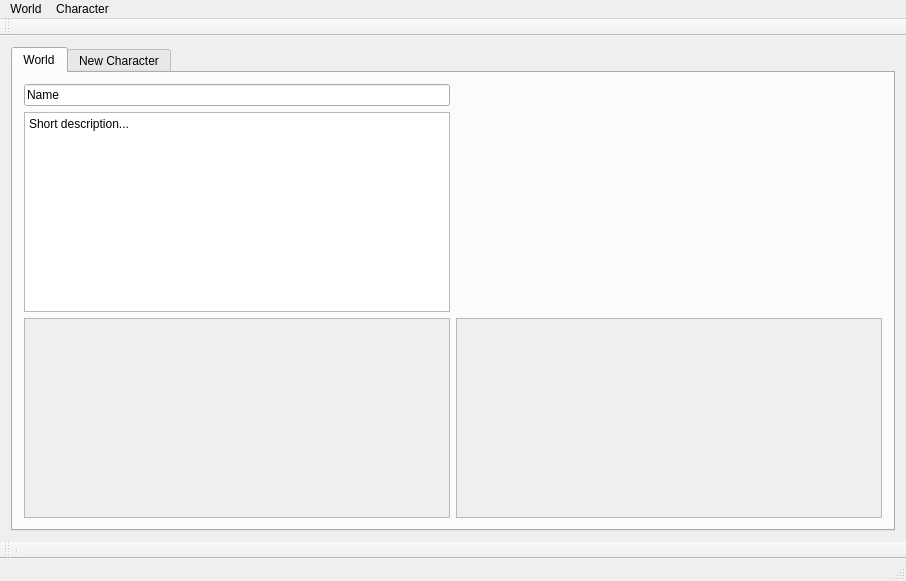
<?xml version="1.0" encoding="UTF-8"?>
<ui version="4.0">
 <class>MainWindow</class>
 <widget class="QMainWindow" name="MainWindow">
  <property name="geometry">
   <rect>
    <x>0</x>
    <y>0</y>
    <width>906</width>
    <height>581</height>
   </rect>
  </property>
  <property name="windowTitle">
   <string>MainWindow</string>
  </property>
  <widget class="QWidget" name="centralWidget">
   <layout class="QGridLayout" name="gridLayout">
    <item row="0" column="0">
     <widget class="QTabWidget" name="charactersTab">
      <property name="currentIndex">
       <number>0</number>
      </property>
      <widget class="QWidget" name="World">
       <attribute name="title">
        <string>World</string>
       </attribute>
       <layout class="QGridLayout" name="gridLayout_2">
        <item row="2" column="2">
         <widget class="QScrollArea" name="NPCO">
          <property name="widgetResizable">
           <bool>true</bool>
          </property>
          <widget class="QWidget" name="NPCOC">
           <property name="geometry">
            <rect>
             <x>0</x>
             <y>0</y>
             <width>428</width>
             <height>197</height>
            </rect>
           </property>
           <property name="sizePolicy">
            <sizepolicy hsizetype="Expanding" vsizetype="Expanding">
             <horstretch>0</horstretch>
             <verstretch>0</verstretch>
            </sizepolicy>
           </property>
          </widget>
         </widget>
        </item>
        <item row="1" column="1">
         <widget class="QPlainTextEdit" name="plainTextEdit">
          <property name="plainText">
           <string>Short description...</string>
          </property>
         </widget>
        </item>
        <item row="0" column="1">
         <widget class="QLineEdit" name="lineEdit">
          <property name="text">
           <string>Name</string>
          </property>
         </widget>
        </item>
        <item row="2" column="1">
         <widget class="QScrollArea" name="PCO">
          <property name="widgetResizable">
           <bool>true</bool>
          </property>
          <widget class="QWidget" name="PCOC">
           <property name="geometry">
            <rect>
             <x>0</x>
             <y>0</y>
             <width>428</width>
             <height>197</height>
            </rect>
           </property>
           <property name="sizePolicy">
            <sizepolicy hsizetype="Expanding" vsizetype="Expanding">
             <horstretch>0</horstretch>
             <verstretch>0</verstretch>
            </sizepolicy>
           </property>
          </widget>
         </widget>
        </item>
       </layout>
      </widget>
      <widget class="QWidget" name="Char1">
       <attribute name="title">
        <string>New Character</string>
       </attribute>
      </widget>
     </widget>
    </item>
   </layout>
  </widget>
  <widget class="QMenuBar" name="menuBar">
   <property name="geometry">
    <rect>
     <x>0</x>
     <y>0</y>
     <width>906</width>
     <height>25</height>
    </rect>
   </property>
   <widget class="QMenu" name="menuFile">
    <property name="title">
     <string>World</string>
    </property>
    <addaction name="actionNew_World"/>
    <addaction name="actionSave_World_As"/>
    <addaction name="actionLoad_World"/>
   </widget>
   <widget class="QMenu" name="menuCharacter">
    <property name="title">
     <string>Character</string>
    </property>
    <addaction name="actionSave"/>
    <addaction name="actionSave_as"/>
    <addaction name="actionLoad"/>
   </widget>
   <addaction name="menuFile"/>
   <addaction name="menuCharacter"/>
  </widget>
  <widget class="QToolBar" name="mainToolBar">
   <attribute name="toolBarArea">
    <enum>BottomToolBarArea</enum>
   </attribute>
   <attribute name="toolBarBreak">
    <bool>false</bool>
   </attribute>
   <addaction name="separator"/>
  </widget>
  <widget class="QToolBar" name="toolBar">
   <property name="windowTitle">
    <string>toolBar</string>
   </property>
   <attribute name="toolBarArea">
    <enum>TopToolBarArea</enum>
   </attribute>
   <attribute name="toolBarBreak">
    <bool>false</bool>
   </attribute>
  </widget>
  <widget class="QStatusBar" name="statusBar"/>
  <action name="actionNew_World">
   <property name="text">
    <string>Save</string>
   </property>
  </action>
  <action name="actionSave_World_As">
   <property name="text">
    <string>Save as</string>
   </property>
  </action>
  <action name="actionLoad_World">
   <property name="text">
    <string>Load</string>
   </property>
  </action>
  <action name="actionSave">
   <property name="text">
    <string>Save</string>
   </property>
  </action>
  <action name="actionSave_as">
   <property name="text">
    <string>Save as</string>
   </property>
  </action>
  <action name="actionLoad">
   <property name="text">
    <string>Load</string>
   </property>
  </action>
  <action name="actionImport_Character">
   <property name="text">
    <string>Import Character</string>
   </property>
  </action>
 </widget>
 <layoutdefault spacing="6" margin="11"/>
 <resources/>
 <connections/>
</ui>
